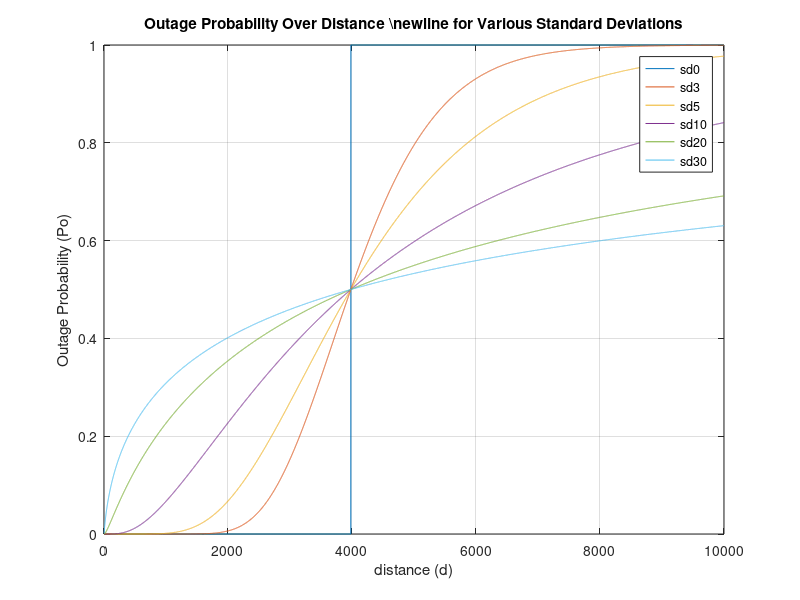
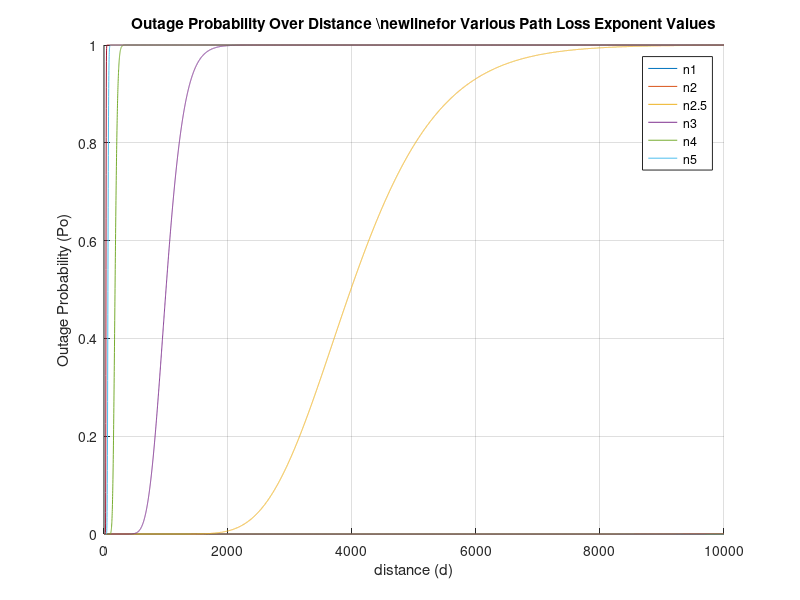

MATLAB code for these plots, in order:
%hw2q1 revised

Pt=30; %dBm Transmit power
d0=1; %m reference distance
Kref=-30; %dB reference path loss
N=[1, 2, 2.5,3,4,5,6]; %path loss exponent
noise=-100; %dBm noise level
sd=[0 3 5 10 20 30]; %dB lognormal fading standard deviation.
theta=10; %dB snr threshold



d=1:10000;
Pr_=Pt+Kref-N(3)*10*log10(d/d0);
snr_avg=Pr_-noise;
Pout=(1/2)*(1+erf((theta-snr_avg)/(sd(1)*sqrt(2))));
figure(1);
plot(d,Pout);
hold on;

%vary Standard Deviation for path loss exponent = 2.5
for i=2:length(sd)
    Pout=(1/2)*(1+erf((theta-snr_avg)/(sd(i)*sqrt(2))));
    plot(d,Pout,'-');
end

legend('sd0','sd3', 'sd5', 'sd10', 'sd20','sd30');

grid on
title('Outage Probability Over Distance \newline for Various Standard Deviations');
xlabel('distance (d)');
ylabel('Outage Probability (Po)');
hold off;

%vary Path Loss Exponent
figure(2);
grid on;
hold on;
for j=1:length(N)
    Pr_=Pt+Kref-N(j)*10*log10(d/d0);
    snr_avg=Pr_-noise;
    Poutn=(1/2)*(1+erf((theta-snr_avg)/(sd(2)*sqrt(2))));
    plot(d,Poutn,'-');
end

legend('n1','n2', 'n2.5', 'n3', 'n4','n5');
title('     Outage Probability Over Distance \newlinefor Various Path Loss Exponent Values');
xlabel('distance (d)');
ylabel('Outage Probability (Po)');
hold off;
